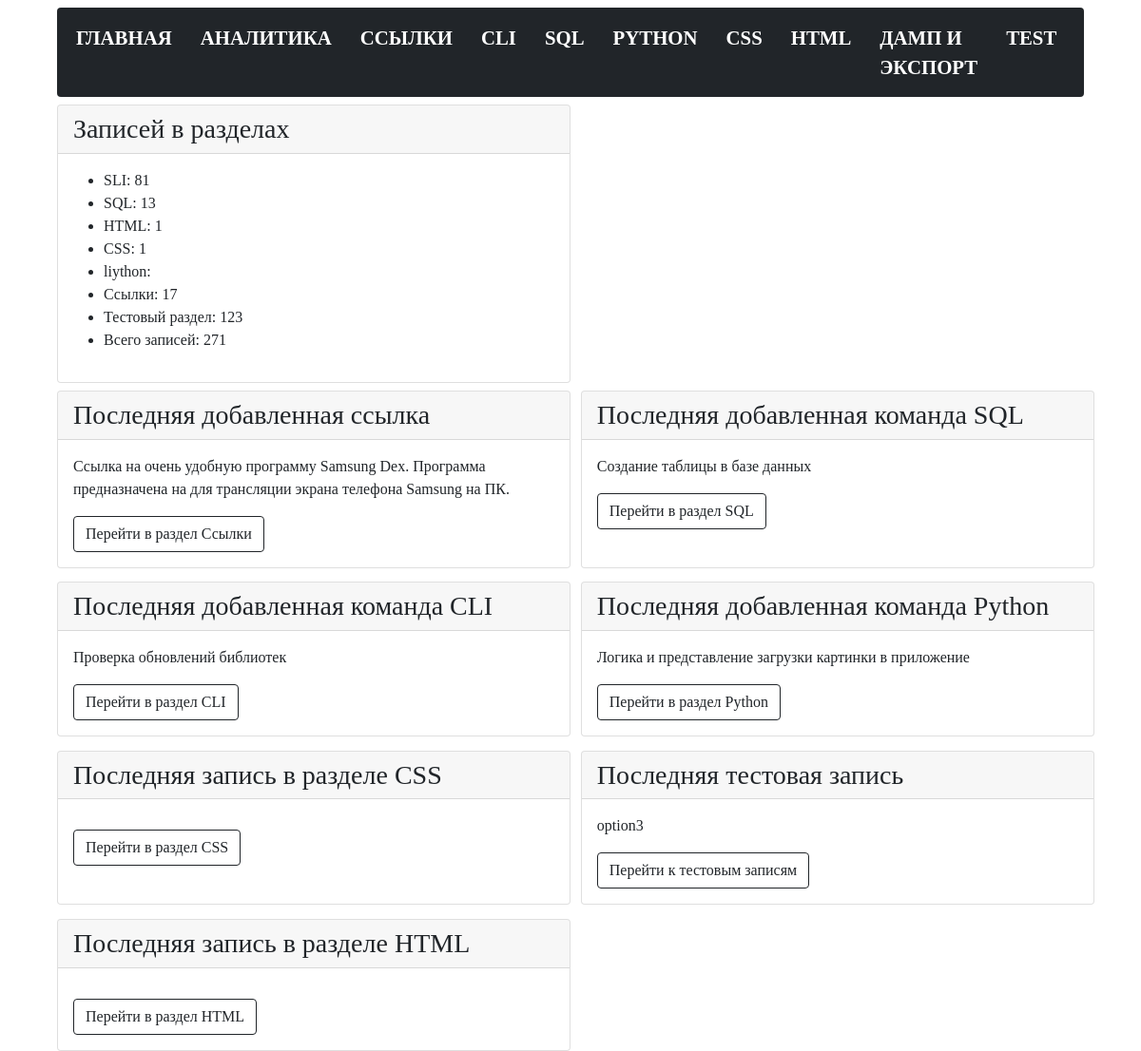
The app's page /analytics with its own data.
### tables this page shows
CREATE TABLE "links"
(
    links_id      INTEGER
        primary key autoincrement,
    links_name    TEXT not null,
    links_command TEXT not null
);

CREATE TABLE [sql] ( 
  "sql_id" INTEGER PRIMARY KEY AUTOINCREMENT,
  "sql_command" TEXT NOT NULL,
  "sql_name" TEXT NOT NULL
);

CREATE TABLE "bash" (
    bash_id INTEGER PRIMARY KEY AUTOINCREMENT,
    bash_command TEXT NOT NULL,
    bash_name TEXT NOT NULL
  );

CREATE TABLE "python" (
    "python_id" INTEGER PRIMARY KEY AUTOINCREMENT,
    "python_command" TEXT NOT NULL,
    "python_name" TEXT NOT NULL
  );

CREATE TABLE test (
                test_id INTEGER PRIMARY KEY autoincrement, 
                test_name TEXT not null
        );

### modules/analytics.py (the view)
@bp.route("/analytics")
def analytics():
    conn = connect.get_db_connection()
    cur = conn.cursor()
    bash_list_count = int(cur.execute("SELECT COUNT(*) FROM bash").fetchone()[0])
    sql_list_count = int(cur.execute("SELECT COUNT(*) FROM sql").fetchone()[0])
    css_wiki_list_count = int(cur.execute("SELECT COUNT(*) FROM css_wiki").fetchone()[0])
    python_list_count = int(cur.execute("SELECT COUNT(*) FROM python").fetchone()[0])
    test_list_count = int(cur.execute("SELECT COUNT(*) FROM test").fetchone()[0])
    links_list_count = int(cur.execute("SELECT COUNT(*) FROM links").fetchone()[0])
    html_wiki_list_count = int(cur.execute("SELECT COUNT(*) FROM html_wiki").fetchone()[0])
    last_links = conn.execute("SELECT * FROM links ORDER BY 1 DESC").fetchone()
    last_sql = conn.execute("SELECT * FROM sql ORDER BY 1 DESC").fetchone()
    last_bash = conn.execute("SELECT * FROM bash ORDER BY 1 DESC").fetchone()
    last_python = conn.execute("SELECT * FROM python ORDER BY 1 DESC").fetchone()
    last_css_wiki = conn.execute("SELECT * FROM css_wiki ORDER BY 1 DESC").fetchone()
    last_test = conn.execute("SELECT * FROM test ORDER BY 1 DESC").fetchone()
    last_html_wiki = conn.execute("SELECT * FROM html_wiki ORDER BY 1 DESC").fetchone()
    sum_count = bash_list_count + sql_list_count + html_wiki_list_count + python_list_count + links_list_count + test_list_count + css_wiki_list_count
    conn.close()
    return render_template("analytics.html",
                           bash_list_count=bash_list_count,
                           sql_list_count=sql_list_count,
                           css_wiki_list_count=css_wiki_list_count,
                           python_list_count=python_list_count,
                           test_list_count=test_list_count,
                           links_list_count=links_list_count,
                           html_wiki_list_count=html_wiki_list_count,
                           sum_count=sum_count,
                           last_links=last_links,
                           last_sql=last_sql,
                           last_bash=last_bash,
                           last_python=last_python,
                           last_css_wiki=last_css_wiki,
                           last_test=last_test,
                           last_html_wiki=last_html_wiki,
                           )

### modules/connect.py (called while the page is built)
def get_db_connection():
    db_path = os.path.join(BASE_DIR, '../database.db')
    conn = sqlite3.connect(db_path)
    conn.row_factory = sqlite3.Row
    return conn

### templates/analytics.html (shortened to what this page needs)
{% extends "base.html" %} {% block title %}Аналитика{% endblock %} {% block content %}
<div class="container-index-page">
   <div class="card">
      <div class="card-header h3">Записей в разделах</div>
      <div class="card-body">
         <ul>
            <li class="card-text">SLI: {{ bash_list_count }}</li>
            <li class="card-text">SQL: {{ sql_list_count }}</li>
            <li class="card-text">HTML: {{ html_wiki_list_count }}</li>
            <li class="card-text">CSS: {{ css_wiki_list_count }}</li>
            <li class="card-text">liython: {{ liython_list_count }}</li>
            <li class="card-text">Ссылки: {{ links_list_count }}</li>
            <li class="card-text">Тестовый раздел: {{ test_list_count }}</li>
            <li class="card-text">Всего записей: {{ sum_count }}</li>
         </ul>
      </div>
   </div>
   </div>
<div class="container-index-page">
   <div class="card">
      <div class="card-header h3">Последняя добавленная ссылка</div>
      <div class="card-body">
         <p class="card-text">
            {{ last_links.links_name }}</p>
         <a href="{{ url_for('links_list_commands.links_list_commands') }}" class="btn btn-outline-dark">Перейти в раздел Ссылки</a>
      </div>
   </div>
   <div class="card">
      <div class="card-header h3">Последняя добавленная команда SQL</div>
      <div class="card-body">
         <p class="card-text">
            {{ last_sql.sql_name }}</p>
         <a href="{{ url_for('sql_list_commands.sql_list_commands') }}" class="btn btn-outline-dark">Перейти в раздел SQL</a>
      </div>
   </div>
   <div class="card">
      <div class="card-header h3">Последняя добавленная команда CLI</div>
      <div class="card-body">
         <p class="card-text">
            {{ last_bash.bash_name }}</p>
         <a href="{{ url_for('bash_list_commands.bash_list_commands') }}" class="btn btn-outline-dark">Перейти в раздел CLI</a>
      </div>
   </div>
   <div class="card">
      <div class="card-header h3">Последняя добавленная команда Python</div>
      <div class="card-body">
         <p class="card-text">
            {{ last_python.python_name }}</p>
         <a href="{{ url_for('python_list_commands.python_list_commands') }}" class="btn btn-outline-dark">Перейти в раздел Python</a>
      </div>
   </div>
   <div class="card">
      <div class="card-header h3">Последняя запись в разделе CSS</div>
      <div class="card-body">
         <a href="{{ url_for('css_wiki.css_wiki') }}" class="btn btn-outline-dark">Перейти в раздел CSS</a>
      </div>
   </div>
      <div class="card">
      <div class="card-header h3">Последняя тестовая запись</div>
      <div class="card-body">
         <p class="card-text">
            {{ last_test.test_name }}</p>
         <a href="{{ url_for('test_list.test_list') }}" class="btn btn-outline-dark">Перейти к тестовым записям</a>
      </div>
   </div>
      <div class="card">
      <div class="card-header h3">Последняя запись в разделе HTML</div>
      <div class="card-body">
         <a href="{{ url_for('html_wiki.html_wiki') }}" class="btn btn-outline-dark">Перейти в раздел HTML</a>
      </div>
   </div>
   </div>
{% endblock %}

### static/styles.css (style rules this page uses)
* { font-size: 1rem; font-family:consolas; }
body { width: 90%; margin: auto; }
a { color: black; text-decoration: none; }
.container-index-page { display: grid; grid-template-columns: 50% 50%; column-gap: 1%; row-gap: 1%; }
.card { margin-top: 0.50rem; }

### records on screen
links: links_name "Ссылка на очень удобную программу Samsung Dex. Программа предназначена на для трансляции экрана телефона Samsung на ПК."
sql: sql_name "Создание таблицы в базе данных"
bash: bash_name "Проверка обновлений библиотек"
python: python_name "Логика и представление загрузки картинки в приложение"
test: test_name "option3"

### other values on screen
{{ bash_list_count }} "81"
{{ sql_list_count }} "13"
{{ html_wiki_list_count }} "1"
{{ css_wiki_list_count }} "1"
{{ links_list_count }} "17"
{{ test_list_count }} "123"
{{ sum_count }} "271"
